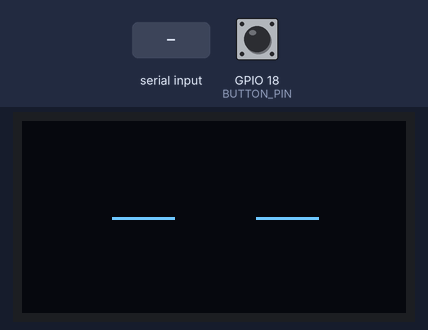
Bench run of a sketch on a simulated ESP32. Shown: 128×64 one-colour display. Inputs (shaded band) come from the test bench; at power-on: GPIO 18 (BUTTON_PIN) HIGH. What the sketch prints to the serial monitor is not drawn.

Above: at 3.6 s.
3.7 s: "happy\n" received over Serial
At 4.4 s:
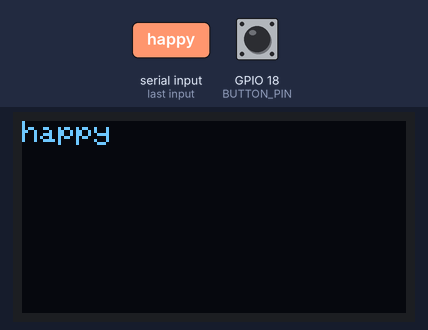
6.7 s: "sad\n" received over Serial
At 7.9 s:
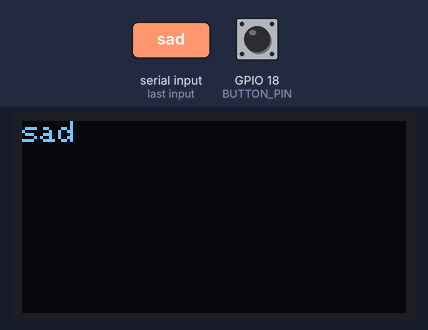
9.7 s: "neutral\n" received over Serial
At 10.3 s:
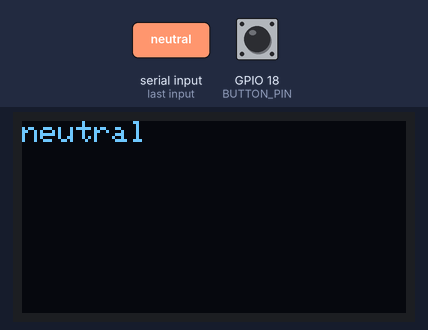
12.7 s: "1\n" received over Serial
At 13.7 s:
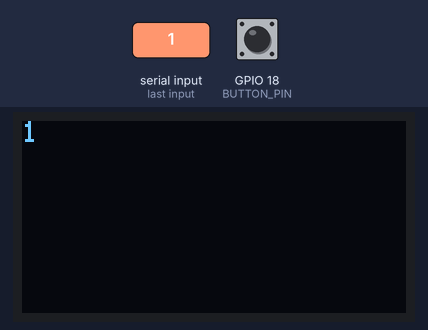
15.7 s: "happy\n" received over Serial
At 16.0 s:
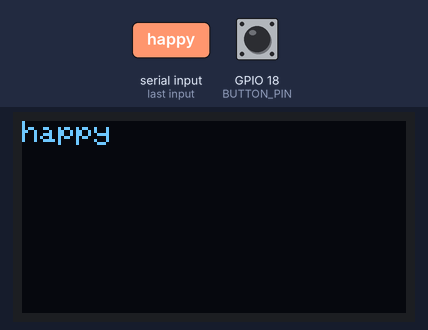
18.7 s: GPIO 18 (BUTTON_PIN) pulled LOW for 0.15 s
Timing chart, 0 to 21.3 s (numbered marks = the images above; inputs shaded):
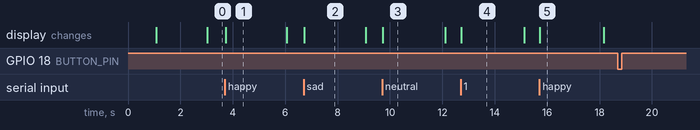

The sketch:

ESP32_Code.ino
```cpp
// First, install the Adafruit SSD1306 library.
// For wiring go to Main>Important Files> ( you will see two option, 1st is in PNG and the other is in.txt , so choose which is better for you!
// Good Luck!!!!


#include <Wire.h>
#include <Adafruit_GFX.h>
#include <Adafruit_SSD1306.h>

#define SCREEN_WIDTH 128
#define SCREEN_HEIGHT 64
#define OLED_RESET -1
#define BUTTON_PIN 18

Adafruit_SSD1306 display(SCREEN_WIDTH, SCREEN_HEIGHT, &Wire, OLED_RESET);

int mode = 0;
unsigned long lastBlink = 0;
bool eyesOpen = true;
String currentEmoji = "neutral";

void drawEyes(bool open) {
  display.clearDisplay();
  if (open) {
    display.fillCircle(40, 32, 10, WHITE);
    display.fillCircle(88, 32, 10, WHITE);
  } else {
    display.drawLine(30, 32, 50, 32, WHITE);
    display.drawLine(78, 32, 98, 32, WHITE);
  }
  display.display();
}

void drawEmoji(String emoji) {
  display.clearDisplay();
  if (emoji == "happy") {
    display.setCursor(10, 20);
    display.setTextSize(2);
    display.print(":)");
  } else if (emoji == "sad") {
    display.setCursor(10, 20);
    display.setTextSize(2);
    display.print(":(");
  } else {
    drawEyes(eyesOpen);
    return;
  }
  display.display();
}

void setup() {
  Wire.begin(21, 22); // ESP32 I2C pins
  pinMode(BUTTON_PIN, INPUT_PULLUP);
  Serial.begin(9600);
  if (!display.begin(SSD1306_SWITCHCAPVCC, 0x3C)) {
    while (true);
  }
  display.clearDisplay();
  display.setTextColor(WHITE);
  display.setTextSize(1);
  display.setCursor(0, 0);
  display.print("Booting...");
  display.display();
  delay(1000);
  drawEyes(true);
}

void loop() {
  static bool lastButtonState = HIGH;
  bool buttonState = digitalRead(BUTTON_PIN);

  if (lastButtonState == HIGH && buttonState == LOW) {
    mode = (mode + 1) % 4;
    Serial.print("MODE:");
    Serial.println(mode);
    delay(300);
  }
  lastButtonState = buttonState;

  if (Serial.available()) {
    String input = Serial.readStringUntil('\n');
    input.trim();
    if (input.startsWith("EMOJI:")) {
      currentEmoji = input.substring(6);
      drawEmoji(currentEmoji);
    } else {
      display.clearDisplay();
      display.setCursor(0, 0);
      display.setTextSize(1);
      display.println(input);
      display.display();
    }
  }

  if (currentEmoji == "neutral" && mode == 0) {
    if (millis() - lastBlink > 3000) {
      eyesOpen = !eyesOpen;
      drawEyes(eyesOpen);
      lastBlink = millis();
    }
  }
}
```

Measured:
- after the input at 3.7 s, the display: changes at once (image 1)
- after the input at 6.7 s, the display: changes at once (image 2)
- after the input at 9.7 s, the display: changes at once (image 3)
- after the input at 12.7 s, the display: changes at once (image 4)
- after the input at 15.7 s, the display: changes at once (image 5)
- after the input at 18.7 s, every drawn part: stays the same
- what the display in image 1 shows lasts 2.4 s, from 3.7 s to 6.1 s
- what the display in image 2 shows lasts 2.4 s, from 6.7 s to 9.1 s
